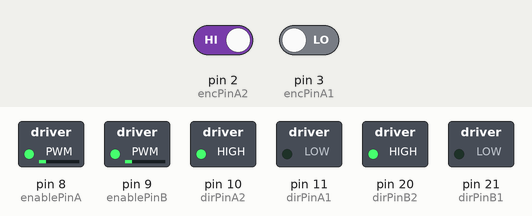
Recording of a sketch running on a simulated Arduino Mega 2560, built with avr-gcc and run on an emulated ATmega2560. Parts: switched loads named in the sketch (green lamp = pin HIGH). The inputs (shaded band) are chosen by the test bench; at power-on: pin 2 (encPinA2) HIGH, pin 3 (encPinA1) LOW.

Above: at 1.2 s.
1.3 s: pin 2 (encPinA2) driven LOW
Timing chart, 0 to 4.3 s (numbered marks = the images above; inputs shaded):
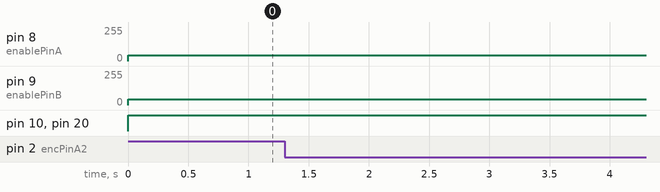

Measured:
- after the input at 1.3 s, pin 8 (enablePinA): 43/255 → 42/255 at once

The sketch:

PIDController_2Motors.ino
```cpp
/*
  motorUtilities.ino
  Code that runs basic functions in the Motors class
  The two motors are refered to as Motor A and Motor B.
  For each motor, there is an Encoder 1 and Encoder 2.
  Motor PWM range: 0 to 255
*/

#include "Arduino.h"
#include "Motor.h"
#include <PID_v1.h>

#define enablePinA 8
#define dirPinA1 11
#define dirPinA2 10
#define encPinA1 3
#define encPinA2 2

#define enablePinB 9
#define dirPinB1 21
#define dirPinB2 20
#define encPinB1 50
#define encPinB2 51

#define resetPin 6

//#define positionDeg 90  //degrees to move
#define tol 2     //tolerance for position
#define speedA 30
#define PID_UPPER_LIMIT 255
#define PID_LOWER_LIMIT -255
#define ENCODER_LOWER_LIMTI 0
#define ENCODER_UPPER_LIMTI 400

void encoderISRA1();  //why do i need to add these???
void encoderISRA2();
void encoderISRB1();  //why do i need to add these???
void encoderISRB2();

volatile signed int encoderAPos = 0;
volatile signed int positionADeg = 90;
int Apwm =0;
double AencoderTicksDesired = 0;
int AstopFlag = 0;
int Adir1Flag = 0;
int Adir2Flag = 0;

volatile signed int encoderBPos = 0;
volatile signed int positionBDeg = 90;
int Bpwm =0;
double BencoderTicksDesired = 0;
int BstopFlag = 0;
int Bdir1Flag = 0;
int Bdir2Flag = 0;

//double

double AInput, AOutput, ASetpoint;
double BInput, BOutput, BSetpoint;

Motor motorA(enablePinA, dirPinA1, dirPinA2);
Motor motorB(enablePinB, dirPinB1, dirPinB2);


//PID AforwardPID(&AInput, &AOutput, &ASetpoint, 0.0101513210748192, 0.0537954476805063, 0.000476396049937738, DIRECT);
PID AforwardPID(&AInput, &AOutput, &ASetpoint, 0.2, 0.0000, 0.0004,  DIRECT);
//PID AforwardPID(&AInput, &AOutput, &ASetpoint, 0.3, 0, 0, DIRECT);

PID BforwardPID(&BInput, &BOutput, &BSetpoint, 0.2, 0.0000, 0.0004,  DIRECT);

void setup() {
  Serial.begin(115200);

  pinMode(encPinA1, INPUT);
  pinMode(encPinA2, INPUT);
  attachInterrupt(digitalPinToInterrupt(encPinA1), encoderISRA1, CHANGE);
  attachInterrupt(digitalPinToInterrupt(encPinA2), encoderISRA2, CHANGE);
  AforwardPID.SetMode(AUTOMATIC);
  AforwardPID.SetSampleTime(1);
  AforwardPID.SetOutputLimits(PID_LOWER_LIMIT, PID_UPPER_LIMIT);
  // Set initial motor direction and PWM
  motorA.setPWM(0);
  motorA.setDir(1);

  pinMode(encPinB1, INPUT);
  pinMode(encPinB2, INPUT);
  attachInterrupt(digitalPinToInterrupt(encPinB1), encoderISRB1, CHANGE);
  attachInterrupt(digitalPinToInterrupt(encPinB2), encoderISRB2, CHANGE);
  BforwardPID.SetMode(AUTOMATIC);
  BforwardPID.SetSampleTime(1);
  BforwardPID.SetOutputLimits(PID_LOWER_LIMIT, PID_UPPER_LIMIT);
  // Set initial motor direction and PWM
  motorB.setPWM(0);
  motorB.setDir(1);

}

void loop(){
  ////Set inputs/outputs
  AencoderTicksDesired = 100;
  ASetpoint = 100;
  AInput = encoderAPos;

  AforwardPID.Compute();

  BencoderTicksDesired = 100;
  BSetpoint = 100;
  BInput = encoderBPos;

  BforwardPID.Compute();

  //////////Direction control
  if (AOutput == 0){
    if(AstopFlag == 0){
      //motorA.hardStop();
      AstopFlag = 1;
      Adir1Flag = 0;
      Adir2Flag = 0;
    }
    Apwm = 0;
  }

  //else if (Output > 0){
  if (AOutput > 0){
    if(Adir2Flag == 0){
      motorA.setDir(2);
      Adir2Flag=1;
      Adir1Flag=0;
      AstopFlag=0;

    }
    Apwm = AOutput;
    Apwm = map(AOutput, 0, PID_UPPER_LIMIT, 30, 200);
      //pwm = map(Output, 0, PID_UPPER_LIMIT, 30, 200);
      //or should this be map(Output, 30, PID_UPPER_LIMIT, 20, 200);
      //lower lim of output is 30???
  }
  else if (AOutput < 0){
    if(Adir1Flag == 0){
      motorA.setDir(1);
      Adir1Flag=1;
      Adir2Flag=0;
      AstopFlag=0;
    }
    Apwm = -1*AOutput;
    Apwm = map(AOutput, 0, PID_LOWER_LIMIT, 30, 200);
    //pwm = map(Output, 0, PID_LOWER_LIMIT, 20, 100);
  }
  motorA.setPWM(Apwm);

 // Serial.println(encoderAPos, DEC);

  //Serial.print("  ");
  //Serial.println(pwm);

  if (BOutput == 0){
    if(BstopFlag == 0){
      //motorB.hardStop();
      BstopFlag = 1;
      Bdir1Flag = 0;
      Bdir2Flag = 0;
    }
    Bpwm = 0;
  }

  //else if (Output > 0){
  if (BOutput > 0){
    if(Bdir2Flag == 0){
      motorB.setDir(2);
      Bdir2Flag=1;
      Bdir1Flag=0;
      BstopFlag=0;

    }
    Bpwm = BOutput;
    Bpwm = map(BOutput, 0, PID_UPPER_LIMIT, 30, 200);
      //pwm = map(Output, 0, PID_UPPER_LIMIT, 30, 200);
      //or should this be map(Output, 30, PID_UPPER_LIMIT, 20, 200);
      //lower lim of output is 30???
  }
  else if (BOutput < 0){
    if(Bdir1Flag == 0){
      motorB.setDir(1);
      Bdir1Flag=1;
      Bdir2Flag=0;
      BstopFlag=0;
    }
    Bpwm = -1*BOutput;
    Bpwm = map(BOutput, 0, PID_LOWER_LIMIT, 30, 200);
    //pwm = map(Output, 0, PID_LOWER_LIMIT, 20, 100);
  }
  motorB.setPWM(Bpwm);

//end main function
}

////Motor A ISRs
void encoderISRA1()
{

  // look for a low-to-high on channel A
  if (digitalRead(encPinA1) == HIGH) {

    // check channel B to see which way encoder is turning
    if (digitalRead(encPinA2) == LOW) {
      encoderAPos = encoderAPos + 1;         // CW
    }
    else {
      encoderAPos = encoderAPos - 1;         // CCW
    }
  }

  else   // must be a high-to-low edge on channel A
  {
    // check channel B to see which way encoder is turning
    if (digitalRead(encPinA2) == HIGH) {
      encoderAPos = encoderAPos + 1;          // CW
    }
    else {
      encoderAPos = encoderAPos - 1;          // CCW
    }
  }
  //Serial.println(encoder0Pos, DEC);
  // use for debugging - remember to comment out
//  if (encoderAPos == 400) {
//    encoderAPos = 0;
//  }
//  else if (encoderAPos == -1){
//    encoderAPos = 399;
//  }

  //motorA.encoderPos = encoderAPos; //update motor object inside ISR for now, possible change later?

}

void encoderISRA2(){
  // look for a low-to-high on channel B
  if (digitalRead(encPinA2) == HIGH) {

    // check channel A to see which way encoder is turning
    if (digitalRead(encPinA1) == HIGH) {
      encoderAPos = encoderAPos + 1;         // CW
    }
    else {
      encoderAPos = encoderAPos - 1;         // CCW
    }
  }

  // Look for a high-to-low on channel B

  else {
    // check channel B to see which way encoder is turning
    if (digitalRead(encPinA1) == LOW) {
      encoderAPos = encoderAPos + 1;          // CW
    }
    else {
      encoderAPos = encoderAPos - 1;          // CCW
    }
  }
//
//  if (encoderAPos == 400) {
//    encoderAPos = 0;
//  }
//  else if (encoderAPos == -1){
//    encoderAPos = 399;
//  }
  motorA.encoderPos = encoderAPos; //update motor object inside ISR for now, possible change later?

}

////Motor B ISRs
void encoderISRB1()
{

  // look for a low-to-high on channel A
  if (digitalRead(encPinB1) == HIGH) {

    // check channel B to see which way encoder is turning
    if (digitalRead(encPinB2) == LOW) {
      encoderBPos = encoderBPos + 1;         // CW
    }
    else {
      encoderBPos = encoderBPos - 1;         // CCW
    }
  }

  else   // must be a high-to-low edge on channel A
  {
    // check channel B to see which way encoder is turning
    if (digitalRead(encPinB2) == HIGH) {
      encoderBPos = encoderBPos + 1;          // CW
    }
    else {
      encoderBPos = encoderBPos - 1;          // CCW
    }
  }
  //Serial.println(encoder0Pos, DEC);
  // use for debugging - remember to comment out
//  if (encoderBPos == 400) {
//    encoderBPos = 0;
//  }
//  else if (encoderbPos == -1){
//    encoderBPos = 399;
//  }

  //motorB.encoderPos = encoderBPos; //update motor object inside ISR for now, possible change later?

}

void encoderISRB2(){
  // look for a low-to-high on channel B
  if (digitalRead(encPinB2) == HIGH) {

    // check channel A to see which way encoder is turning
    if (digitalRead(encPinB1) == HIGH) {
      encoderBPos = encoderBPos + 1;         // CW
    }
    else {
      encoderBPos = encoderBPos - 1;         // CCW
    }
  }

  // Look for a high-to-low on channel B

  else {
    // check channel B to see which way encoder is turning
    if (digitalRead(encPinB1) == LOW) {
      encoderBPos = encoderBPos + 1;          // CW
    }
    else {
      encoderBPos = encoderBPos - 1;          // CCW
    }
  }
//
//  if (encoderBPos == 400) {
//    encoderBPos = 0;
//  }
//  else if (encoderBPos == -1){
//    encoderBPos = 399;
//  }
  motorB.encoderPos = encoderBPos; //update motor object inside ISR for now, possible change later?

}
```

Motor.cpp
```cpp
/*
  Motors.cpp
  Contains encoder and motor code.
  Datasheet for motor/current drive board: http://www.ece.ubc.ca/~eng-services/files/courses/elec391-spring2018/L298_Motor_Driver_Board_Datasheet.pdf
*/

#include "Arduino.h"
#include "Motor.h"

Motor::Motor(int enablePin, int dirPin1, int dirPin2)
{
  pinMode(enablePin, OUTPUT);
  pinMode(dirPin1, OUTPUT);
  pinMode(dirPin2, OUTPUT);

  _enablePin = enablePin;
  _dirPin1 = dirPin1;
  _dirPin2 = dirPin2;

  hardStopFlag = 0;
  //_pin = pin;
}

void Motor::setPWM(int pwm)
{
	if(hardStopFlag == 1){
		//Serial.print("Warning: Hard stop enabled, motor will not spin until setDir() is called \n");
	}

	analogWrite(_enablePin, pwm);

}

void Motor::setDir(int dir)
{
	hardStopFlag = 0;

	if (dir == 1){
		digitalWrite(_dirPin1, HIGH);
		digitalWrite(_dirPin2, LOW);
	}
	else if (dir == 2){
		digitalWrite(_dirPin1, LOW);
		digitalWrite(_dirPin2, HIGH);
	}
	else{
		Serial.print("Error: Invalid Motor Direction \n");
	}

}

void Motor::hardStop()
{
	hardStopFlag = 1;
	digitalWrite(_dirPin1, LOW);
	digitalWrite(_dirPin2, LOW);
}

long Motor::getRotSpeed(int interval, unsigned long deg)
{
	/*unsigned long time0 = millis();
	pos0 = encoderPos;

	while( (millis() - time0) < interval);
	pos1 = encoderPos;

	long tickPerMilSec = (pos1 - pos2)/(interval);
	return (tickPerMilSec*deg*1000);
	*/
}
```

Motor.h
```cpp
/*
  Motors.h
  Contains encoder and motor code.
*/

#ifndef Morse_h
#define Morse_h

#include "Arduino.h"

class Motor
{
  public:
    Motor(int enablePin, int dirPin1, int dirPin2);		//constructor function

	volatile signed int encoderPos;

	void setPWM(int pwm);	//turns on motor according to pwm: min 0 to max 255. setting PWM to 0 = "free running stop"
	void setDir(int dir);	//changes direction of motor (dir=1 or dir=2). If hard stop has previously been set, setDir turns motor back on.
	void hardStop(void);  	//"hard stop" of motor according to current drive datasheet. To turn motor back on, call setDir().
    long getRotSpeed(int interval, unsigned long deg); 	//return average deg/second over time interval (in milliseconds), assuming each tick is "deg" degrees

  private:
	int hardStopFlag;
    int _enablePin;
	int _dirPin1;
	int _dirPin2;
};

#endif
```
